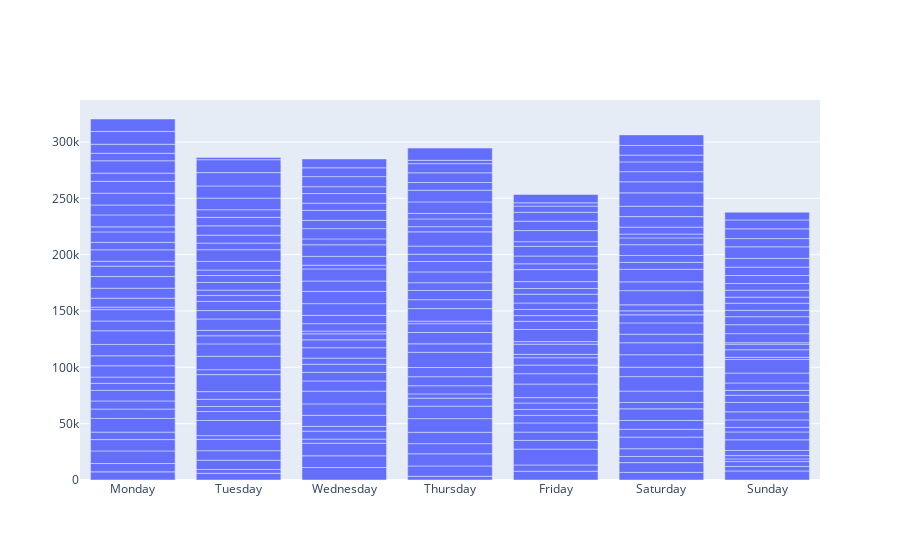

Here is the notebook cell this chart was saved with:
### Markdown cell above
Then, we have a simple bar plot to visualize the steps the participant took at the single weekday.

### Code cell
fig = go.Figure()
fig.add_trace(
    go.Bar(x=day["Weekday"], y=day["Steps"],name='Participant 7'))
fig.update_xaxes(categoryorder='array', categoryarray= ['Monday','Tuesday','Wednesday','Thursday','Friday','Saturday','Sunday'])

### Figure 1 — Plotly figure (JSON) as saved in the notebook; plotly's stock layout.template omitted (floating-point values rounded to 4 significant figures; data arrays with more than 128 entries replaced by an {"elided": "..."} marker saying what was removed)
{"data": [{"name": "Participant 7", "type": "bar", "x": {"elided": "256 str values"}, "y": {"elided": "256 float values"}}], "layout": {"xaxis": {"categoryarray": ["Monday", "Tuesday", "Wednesday", "Thursday", "Friday", "Saturday", "Sunday"], "categoryorder": "array"}}}
